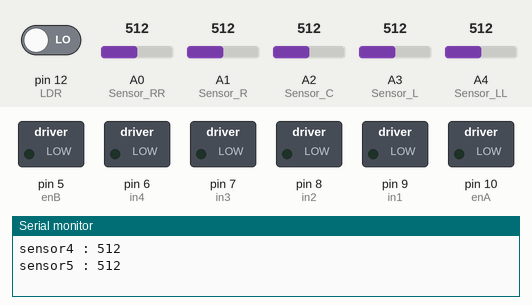
A sketch run on a simulated Arduino Uno, built with avr-gcc and run on an emulated ATmega328P. Parts: switched loads named in the sketch (green lamp = pin HIGH), the last lines printed to the serial monitor. Inputs (shaded band) come from the test bench; at power-on: A1 (Sensor_R) = 512, A0 (Sensor_RR) = 512, A3 (Sensor_L) = 512, pin 12 (LDR) LOW, A2 (Sensor_C) = 512, A4 (Sensor_LL) = 512.

Above: at 1.2 s.
1.3 s: A1 (Sensor_R) set to 411
2.8 s: A1 (Sensor_R) set to 382
At 2.95 s:
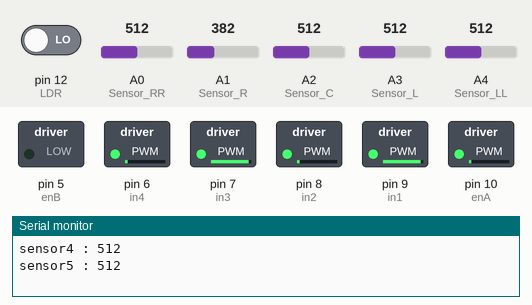
At 3.5 s:
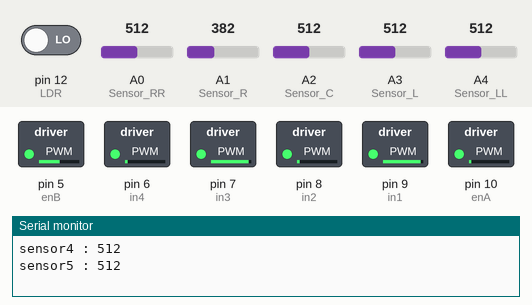
4.6 s: A0 (Sensor_RR) set to 30
Timing chart, 0 to 5.3 s (numbered marks = the images above; inputs shaded):
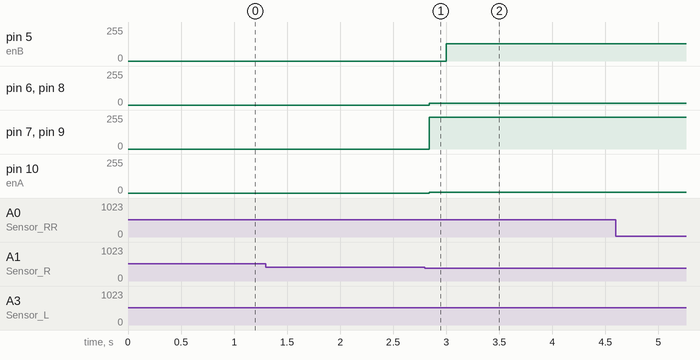

The sketch:

RobotCar.ino
```cpp
int enA = 10;
int in1 = 9;
int in2 = 8;
int in3 = 7;
int in4 = 6;
int enB = 5;

//int dark = 310;
bool turn = 0;

bool firstBlink = false;
bool secBlink = false;

unsigned long setFirstBlink = 0;
unsigned long previousMillis = 0;
unsigned long waitTime = 0;

//set pin of sensor
#define Sensor_RR A0
#define Sensor_R A1
#define Sensor_C A2
#define Sensor_L A3
#define Sensor_LL A4
#define LDR 12

void setup()
{
  pinMode(enA, OUTPUT);
  pinMode(in1, OUTPUT);
  pinMode(in2, OUTPUT);
  pinMode(in3, OUTPUT);
  pinMode(in4, OUTPUT);
  pinMode(enB, OUTPUT);
  Serial.begin(9600);
}

void loop() {
  //reading sensor value
  int sensor1 = analogRead(Sensor_RR);
  int sensor2 = analogRead(Sensor_R);
  int sensor3 = analogRead(Sensor_C);
  int sensor4 = analogRead(Sensor_L);
  int sensor5 = analogRead(Sensor_LL);
  //reading LDR value; LDR < 300 == blink
  int LDR_value = digitalRead(LDR);

  if (millis() - setFirstBlink >= 500)
  {
    setFirstBlink = millis();
    //check range sensor
    Serial.print("sensor1 : ");
    Serial.println(sensor1);
    Serial.print("sensor2 : ");
    Serial.println(sensor2);
    Serial.print("sensor3 : ");
    Serial.println(sensor3);
    Serial.print("sensor4 : ");
    Serial.println(sensor4);
    Serial.print("sensor5 : ");
    Serial.println(sensor5);
    Serial.println("\t");
  }

  int black = 400;
  int white = 500;

//  Serial.println(LDR_value);
//  delay(2000);
  //line

  if (sensor1 < 400 && sensor2 < 400 && sensor3 < 400 && sensor4 < 400 && sensor5 < 400)
  {
    stop_car();
    while(digitalRead(LDR) == 1);
    waitTime = millis();
    while(millis()-waitTime < 3000)
      if(digitalRead(LDR) == 1)
        while(millis()-waitTime < 3000)
          if(digitalRead(LDR) == 0)
            turn = true;
    previousMillis = millis();
    if(turn)
    {
      go_forward();
      delay(100);
      turn_right();
      delay(500);
    }
    else
    {
      go_forward();
      delay(100);
      turn_left();
      delay(500);
    }
    turn = false;
  }

  else if (sensor2 < black)
  {
    go_backward();
    if (millis() - previousMillis >= 30)
    {
      previousMillis = millis();
    }
    turn_right();
    if (millis() - previousMillis >= 30)
    {
      previousMillis = millis();
    }
  }

  else if (sensor4 < black)
  {
    go_backward();
    if (millis() - previousMillis >= 20)
    {
      previousMillis = millis();
    }
    turn_left();
    if (millis() - previousMillis >= 30)
    {
      previousMillis = millis();
    }
  }

  else if (sensor3 < black && sensor5 < black)
  {
    //60 degrees
    while (analogRead(A1) > white || analogRead(A2) > white)
      turn_left();
      go_forward();
  }

  else if (sensor2 < black && sensor3 < black)
  {
    go_backward();
    if (millis() - previousMillis >= 400)
    {
      previousMillis = millis();
    }
    go_forward();
    if (millis() - previousMillis >= 150)
    {
      previousMillis = millis();
    }
    turn_left();
    if (millis() - previousMillis >= 300)
    {
      previousMillis = millis();
    }
  }
   else if (sensor1 < black && sensor3 < black)
  {
    //30 degrees
    while(analogRead(A3) > white || analogRead(A2) > white)
      turn_right();
      go_forward();
  }
  else if (sensor1 < black && sensor2 < black)
  {
    go_backward();
    if (millis() - previousMillis >= 400)
    {
      previousMillis = millis();
    }
    go_forward();
    if (millis() - previousMillis >= 150)
    {
      previousMillis = millis();
    }
    turn_left();
    if (millis() - previousMillis >= 400)
    {
      previousMillis = millis();
    }
  }
  else if (sensor3 < black)
  {
    go_backward();
    if (millis() - previousMillis >= 30)
    {
      previousMillis = millis();
    }
    go_forward();
    if (millis() - previousMillis >= 40)
    {
      previousMillis = millis();
    }
  }
}

void go_forward()
{
  analogWrite(enA, 130); //motor1 = right
  analogWrite(enB, 130); //motor2 = left

  digitalWrite(in1, HIGH);
  digitalWrite(in2, LOW);
  digitalWrite(in3, HIGH);
  digitalWrite(in4, LOW);
}

void turn_left()
{
  analogWrite(enA, 130); //motor1 = right
  analogWrite(enB, 0); //motor2 = left

  digitalWrite(in1, HIGH);
  digitalWrite(in2, LOW);
  digitalWrite(in3, HIGH);
  digitalWrite(in4, LOW);
}

void turn_right()
{
  analogWrite(enA, 0); //motor1 = right
  analogWrite(enB, 130); //motor2 = left

  digitalWrite(in1, HIGH);
  digitalWrite(in2, LOW);
  digitalWrite(in3, HIGH);
  digitalWrite(in4, LOW);
}

void stop_car()
{
  analogWrite(enA, 0); //motor1 = right
  analogWrite(enB, 0); //motor2 = left

  digitalWrite(in1, HIGH);
  digitalWrite(in2, LOW);
  digitalWrite(in3, HIGH);
  digitalWrite(in4, LOW);
}

void go_backward()
{
  analogWrite(enA, 120); //motor1 = right
  analogWrite(enB, 120); //motor2 = left

  digitalWrite(in1, LOW);
  digitalWrite(in2, HIGH);
  digitalWrite(in3, LOW);
  digitalWrite(in4, HIGH);
}
```

Measured:
- the behaviour switches between 400 and 399 on A1 (Sensor_R) (found by bisection; images 0 and 1)
- after the input at 2.8 s, pin 5 (enB): 0/255 → 130/255 after 0.20 s; pin 6 (in4), pin 8 (in2): 0/255 → 15/255 at once; pin 7 (in3), pin 9 (in1): 0/255 → 240/255 at once; pin 10 (enA): 0/255 → 7/255 at once
